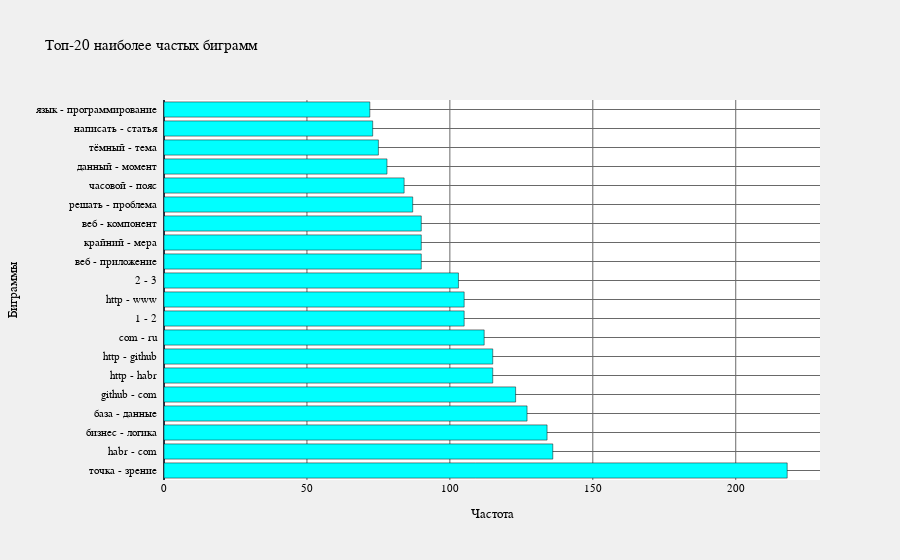

The code cell stored with this chart in its notebook:
### Code cell
fig_bigrams = go.Figure(
    go.Bar(x=bigrams_frequencies, y=bigrams, orientation='h', marker_color='cyan')
)
fig_bigrams.update_layout(
    title_text=f'Топ-{n} наиболее частых биграмм',
    xaxis_title='Частота',
    yaxis_title='Биграммы',
    template='plotly_dark',
    plot_bgcolor='rgba(255,255,255,1)',
    paper_bgcolor='rgba(240,240,240,1)',
    font=dict(
        family="Arial, sans-serif",
        size=11,
        color="black"
    )
)

fig_bigrams.update_xaxes(showgrid=True, gridwidth=1, gridcolor='DimGray')
fig_bigrams.update_yaxes(showgrid=True, gridwidth=1, gridcolor='DimGray')

fig_bigrams.show()

### Figure 1 — Plotly figure (JSON) as saved in the notebook; plotly's stock layout.template omitted (floating-point values rounded to 4 significant figures)
{"data": [{"marker": {"color": "cyan"}, "orientation": "h", "x": [218, 136, 134, 127, 123, 115, 115, 112, 105, 105, 103, 90, 90, 90, 87, 84, 78, 75, 73, 72], "y": ["точка - зрение\t\t", "habr - com\t\t", "бизнес - логика\t\t", "база - данные\t\t", "github - com\t\t", "http - habr\t\t", "http - github\t\t", "com - ru\t\t", "1 - 2\t\t", "http - www\t\t", "2 - 3\t\t", "веб - приложение\t\t", "крайний - мера\t\t", "веб - компонент\t\t", "решать - проблема\t\t", "часовой - пояс\t\t", "данный - момент\t\t", "тёмный - тема\t\t", "написать - статья\t\t", "язык - программирование\t\t"], "type": "bar"}], "layout": {"title": {"text": "Топ-20 наиболее частых биграмм"}, "font": {"family": "Arial, sans-serif", "size": 11, "color": "black"}, "xaxis": {"title": {"text": "Частота"}, "showgrid": true, "gridwidth": 1, "gridcolor": "DimGray"}, "yaxis": {"title": {"text": "Биграммы"}, "showgrid": true, "gridwidth": 1, "gridcolor": "DimGray"}, "plot_bgcolor": "rgba(255,255,255,1)", "paper_bgcolor": "rgba(240,240,240,1)"}}
